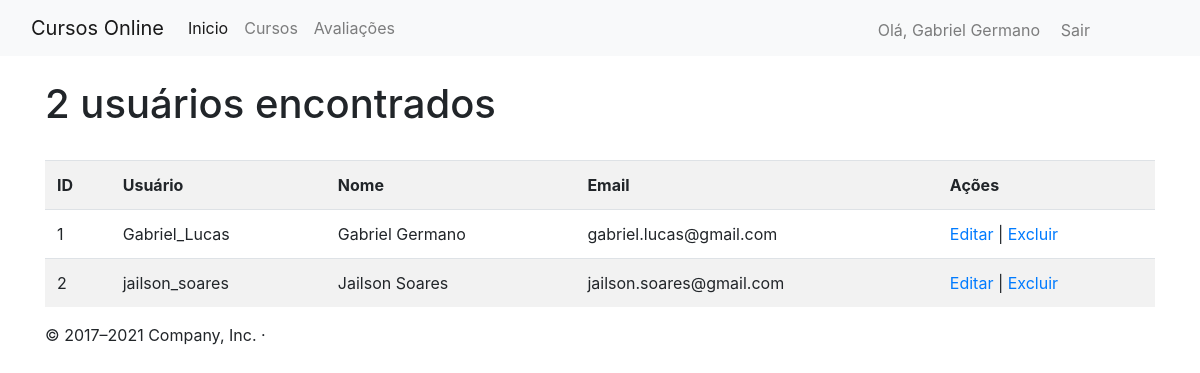
The page /perfil/admin (signed in) on the database its author committed.
### app/models/users.py (models this page shows, shortened)
class User(db.Model, UserMixin):
    __tablename__ = "users"
    id = db.Column(db.Integer, primary_key=True)
    username = db.Column(db.String(64), unique=True)
    password = db.Column(db.String(128))
    name = db.Column(db.String(86))
    email = db.Column(db.String(84), unique=True)
    @property
    def is_authenticated(self):
        return True

### app/controllers/default.py (the view)
@app.route("/perfil/admin")
def adm_edit():
  user = User.query.all()
  return render_template("admin_edit.html", user=user)

### app/controllers/default.py (called while the page is built)
@login_manager.user_loader
def load_user(id):
    return User.query.filter_by(id=id).first()

### app/templates/admin_edit.html (shortened to what this page needs)
{% extends 'base2.html' %}
{% block content %}
        <br>
        <div class="container">
            <div class="page-header">
              <h1>{{ user|length }} usuários encontrados</h1>
            </div>
            <br>
          {% if user %}
            <table class="table table-striped">
              <tr>
                <th>ID</th>
                <th>Usuário</th>
                <th>Nome</th>
                <th>Email</th>
                <th>Ações</th>
              </tr>
            {% for user in user %}
              <tr>
                <td>{{ user.id }}</td>
                <td>{{ user.username }}</td>
                <td>{{ user.name }}</td>
                <td>{{ user.email }}</td>
                <td>
                    <a href="{{url_for('editar_perfil', id = user.id)}}" title="Editar">Editar</a> |
                    <a href="{{url_for('adm_excluir', id = user.id)}}" title="Excluir">Excluir</a>
                </td>
              </tr>
            {% endfor %}
            </table>
          {% endif %}
          </div>
{% endblock %}

### app/templates/base2.html (shortened to what this page needs)
<!doctype html>
<html lang="pt-BR">
  <head>
    <link rel="stylesheet" href="https://stackpath.bootstrapcdn.com/bootstrap/4.1.3/css/bootstrap.min.css">
  </head>
  <body>
<header>
        <nav class="navbar navbar-expand-lg navbar-light bg-light">
            <div class="container-fluid">
              <a class="navbar-brand" href="/">Cursos Online</a>
              <div class="collapse navbar-collapse" id="navbarNavAltMarkup">
                <div class="navbar-nav">
                  <a class="nav-link active" aria-current="page" href="/">Inicio</a>
                  <a class="nav-link" href="/cursos">Cursos</a>
                  <a class="nav-link" href="/avaliacoes">Avaliações</a>
                  {% if current_user.is_authenticated %}
                    <a class="nav-link" href="/perfil" style= "position: absolute; right: 150px; padding: 10px ;">Olá, {{ current_user.name }}</a>
                    <a class="nav-link" href="/logout" style= "position: absolute; right: 100px; padding: 10px ;">Sair</a>
                    {% else %}
                    <a class="nav-link" href="/login" style= "position: absolute; right: 150px; padding: 10px ;">Login</a>
                    <a class="nav-link" href="/cadastro" style= "position: absolute; right: 70px; padding: 10px ;">Cadastro</a>
                    {% endif %}
                </div>
              </div>
            </div>
          </nav>
</header>
    {% block content %}
    {% endblock %}
  <footer class="container">
    <p>&copy; 2017–2021 Company, Inc. &middot;</p>
  </footer>
  </body>
</html>

### rows shown on the page
User: name "Gabriel Germano", id "1", username "Gabriel_Lucas", email "gabriel.lucas@gmail.com"
User: id "2", username "jailson_soares", name "Jailson Soares", email "jailson.soares@gmail.com"

### other values the page prints
{{ user|length }} "2"
